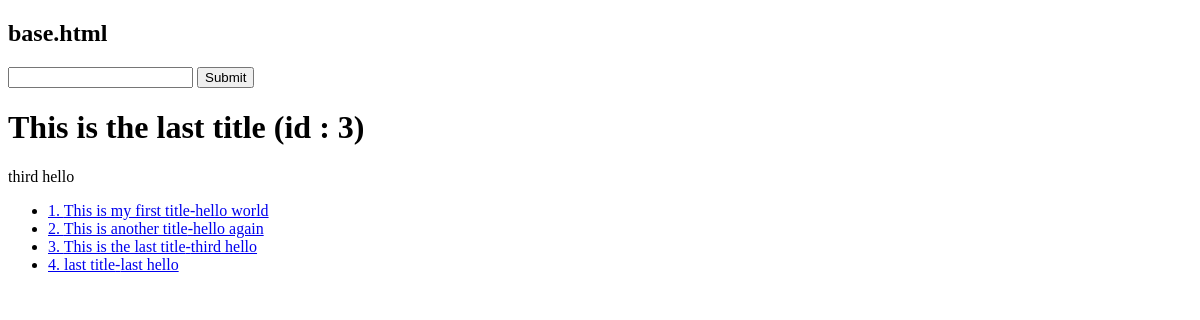
The app's page /, older data.
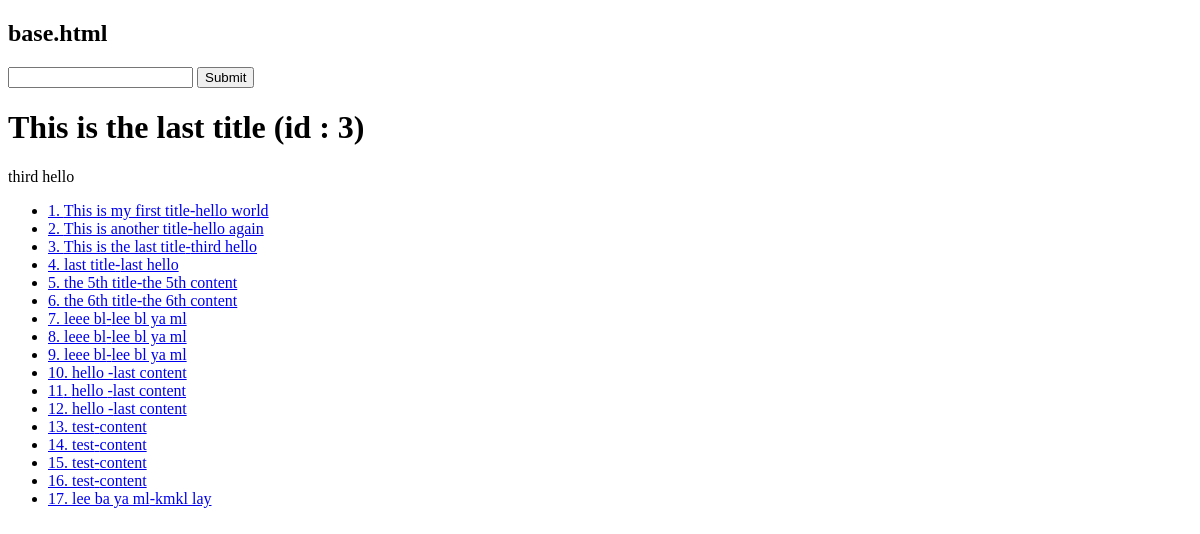
The same page, newer data.
### articles/models.py (models this page shows)
class Article(models.Model):
    title = models.TextField()
    content = models.TextField()

### trydjango/views.py (the view)
# urls.py: path('', home_view),
def home_view(request, *args, **kwargs):
    number = random.randint(1,4)
    article = Article.objects.get(id=number)
    article_qs = Article.objects.all()
    context = {
        "article_qs" : article_qs,
        "title" : article.title,
        "id" : article.id,
        "content" : article.content,
    }
    HTTP_STRING = render_to_string("home-view.html",context=context)
    return HttpResponse(HTTP_STRING)

### templates/home-view.html
{% extends "base.html" %}
{% block content%}
<h1>{{ title }} (id : {{ id }})</h1>
<p>{{ content }}</p>
<ul>
    {% for item in article_qs %}
        <li><a href="articles/{{ item.id }}">{{ item.id }}. {{item.title}}-{{item.content}}</a></li>
    {% endfor %}
</ul>
{% endblock content %}

Row changes from the older to the newer data that the page shows:
added Article: id "5", title "the 5th title", content "the 5th content"
added Article: id "6", title "the 6th title", content "the 6th content"
added Article: id "7", title "leee bl", content "lee bl ya ml"
added Article: id "8", title "leee bl", content "lee bl ya ml"
added Article: id "9", title "leee bl", content "lee bl ya ml"
added Article: id "10", title "hello", content "last content"
added Article: id "11", title "hello", content "last content"
added Article: id "12", title "hello", content "last content"
added Article: id "13", title "test", content "content"
added Article: id "14", title "test", content "content"
added Article: id "15", title "test", content "content"
added Article: id "16", title "test", content "content"
added Article: id "17", title "lee ba ya ml", content "kmkl lay"
